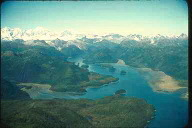
#> input picture BTLXLA_B20DCDT102_Phạm Trung Kiên/Power-law transformation/bien_doi_mu.jpg, 192 x 128 px, found by its file name
$ python biendoimu.py
#> lines starting #> are read from the running program, lines starting #| are printed output that depends on the picture
import cv2
import numpy as np
import matplotlib.pyplot as plt

img = cv2.imread('Power-law transformation\\bien_doi_mu.jpg')
#> img is the input picture: shape (128, 192, 3); mean B, G, R 130.1, 137.2, 92.2

plt.subplot(3, 2, 1)
plt.imshow(cv2.cvtColor(img, cv2.COLOR_BGR2RGB))
plt.title('Original Image')
plt.axis('off')

for i, gamma in enumerate([0.1, 0.5, 1.2, 2.2]):

    gamma_corrected = np.array(255*(img / 255) ** gamma, dtype='uint8')


    plt.subplot(3, 2, i + 2)
    plt.imshow(cv2.cvtColor(gamma_corrected, cv2.COLOR_BGR2RGB))
    plt.title(f'Gamma={gamma}')
    plt.axis('off')
#> this loop made 4 passes
#> pass 1, `gamma_corrected = np.array(255*(img / 255) ** gamma, dtype='uint8')`:
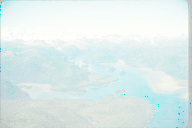
#> gamma_corrected: shape (128, 192, 3); mean B, G, R 235.3, 236.4, 222.7
#> pass 2, `gamma_corrected = np.array(255*(img / 255) ** gamma, dtype='uint8')`:
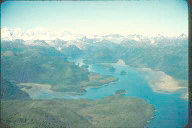
#> gamma_corrected: shape (128, 192, 3); mean B, G, R 176.5, 180.8, 141.1
#> after the loop:
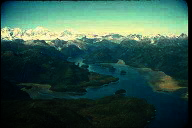
#> gamma_corrected: shape (128, 192, 3); mean B, G, R 72.4, 84.3, 49.1

plt.show()
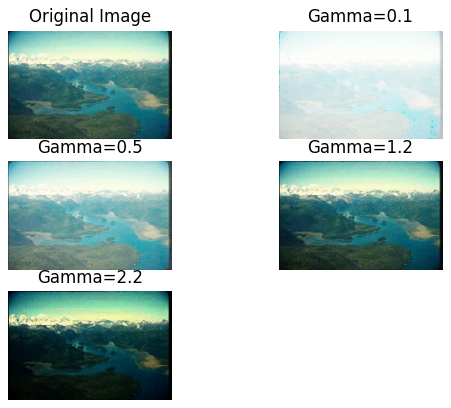
#> figure drawn by matplotlib, 5 panels
